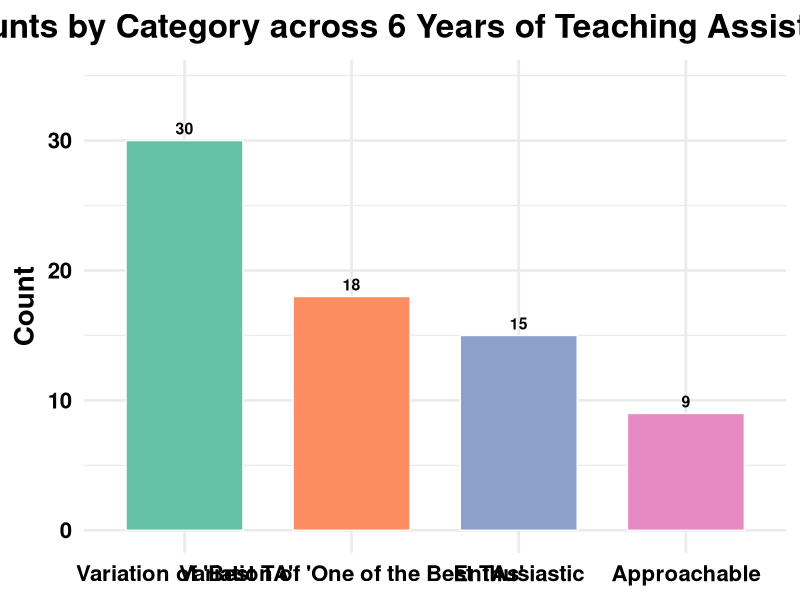

The R source for this figure:


setwd("~/Documents/Job Applications/George Mason University/Figures")

# install.packages(c("ggplot2", "dplyr", "scales", "rlang"))  # if needed

library(ggplot2)
library(dplyr)
library(scales)
library(rlang)

library(ggplot2)

# Example data frame
df <- data.frame(
  category = c("Variation of 'Best TA'", "Variation of 'One of the Best TAs'", "Approachable", "Enthusiastic"),
  value = c(30, 18, 9, 15)
)
# Reorder categories: largest value on the left
df$category <- factor(df$category, levels = df$category[order(-df$value)])


# Vertical bar graph
ggplot(df, aes(x = category, y = value, fill = category)) +
  geom_col(width = 0.7, color = "white") +
  geom_text(aes(label = value),
            vjust = -0.5, size = 4, color = "black", fontface = "bold") +
  scale_fill_brewer(palette = "Set2") +
  labs(title = "Counts by Category across 6 Years of Teaching Assistantship",
       x = NULL, y = "Count") +
  theme_minimal(base_size = 20) +
  theme(
    legend.position = "none",
    text = element_text(color = "black", face = "bold"),    # global text style
    axis.text.x = element_text(color = "black", face = "bold"), # force x-axis ticks
    axis.text.y = element_text(color = "black", face = "bold"), # force y-axis ticks
    plot.title = element_text(hjust = 0.5, face = "bold")   # ensure title is bold
  ) +
  expand_limits(y = max(df$value) * 1.15)
